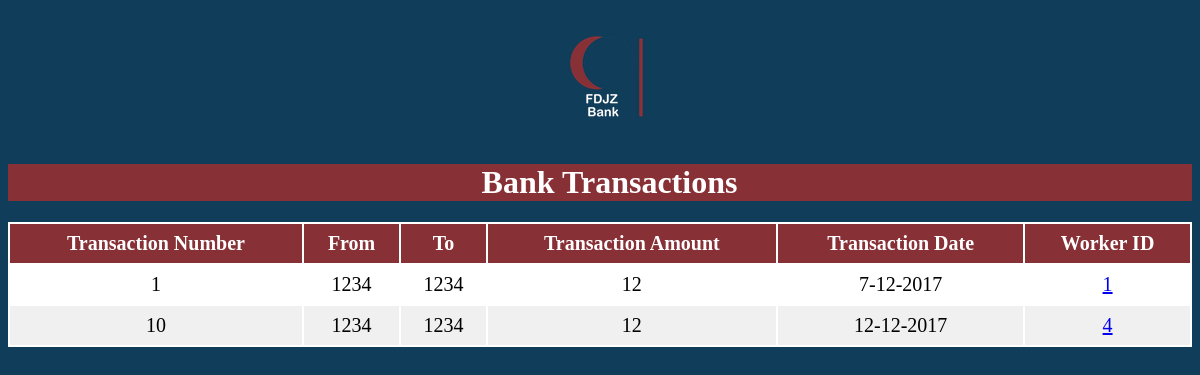
The app's page /Worker/php/ViewSpecificTransaction.php?id=1001 with its own data.
### tables this page shows
CREATE TABLE `TRANSACTIONS` (
  `TransactionID` int(11) NOT NULL,
  `FromAccount` int(11) NOT NULL,
  `ToAccount` int(11) NOT NULL,
  `Amount` float DEFAULT NULL,
  `TransactionDate` varchar(50) DEFAULT NULL,
  `WorkerID` int(11) NOT NULL
);

### Worker/ClassesGedida/dbconnect.php (called while the page is built, shortened)
<?php
  class dbconnect
  {
      private $servername;
      private $username;
      private $password;
      private $db;
      private $con;
      function __construct()
      {
          $this->servername = "localhost";
          $this->username = "root";
          $this->password = "";
          $this->db = "FDJZ";
          $this->con = $this->Connect();
      }
      function connect()
      {
          $this->con = mysqli_connect($this->servername, $this->username, $this->password, $this->db);
          if ($this -> con ->connect_error)
          {
              die("Failed to connect: " .$this->con->connect_error);
          }
          else
          {
              return $this->con;
          }
      }
      function executesql($sql)
      {
        $result = mysqli_query($this->con, $sql);
        if($result == TRUE)
              {
          return $result;
        }
        else
              {
          echo "Error executing SQL statement: " .$this->con->error;
        }
      }
  }
?>

### Worker/ClassesGedida/Transactions.php (the view, shortened to what this page needs)
<?php
require_once "../ClassesGedida/dbconnect.php";
  class Transactions
  {
      function viewTransactionsBySpecificCustomer($id){
      			$db = new dbconnect;
      			$db->connect();
      			$sql = "SELECT * FROM `TRANSACTIONS`, bank_accounts
      							WHERE  bank_accounts.UserID = '$id'
      							AND FromAccount = bank_accounts.AccountNumber
      							";
      			$result = $db->executesql($sql);
      			foreach($result as $row){
      					echo'<tr>';
      					echo'<td>'.$row['TransactionID'].'</td>';
      					echo'<td>'.$row['FromAccount'].'</td>';
      					echo'<td>'.$row['ToAccount'].'</td>';
      					echo'<td>'.$row['Amount'].'</td>';
      					echo'<td>'.$row['TransactionDate'].'</td>';
      					echo'<td><a href="WorkerReportFromTransaction.php?id='.$row['WorkerID'].'">'.$row['WorkerID'].'</a></td>';
      					echo'</tr>';
      			}
	  }
    }
?>

### Worker/css/ViewTransaction.css (style rules this page uses)
body { background-color: #103D59; }
th, td { text-align: center; padding: 8px; }
tr:nth-child(even) { background-color: #F0F0F0; color:black; }

### records on screen
transactions: TransactionID "1", FromAccount "1234", ToAccount "1234", Amount "12", TransactionDate "7-12-2017", WorkerID "1"
transactions: TransactionID "10", FromAccount "1234", ToAccount "1234", Amount "12", TransactionDate "12-12-2017", WorkerID "4"
